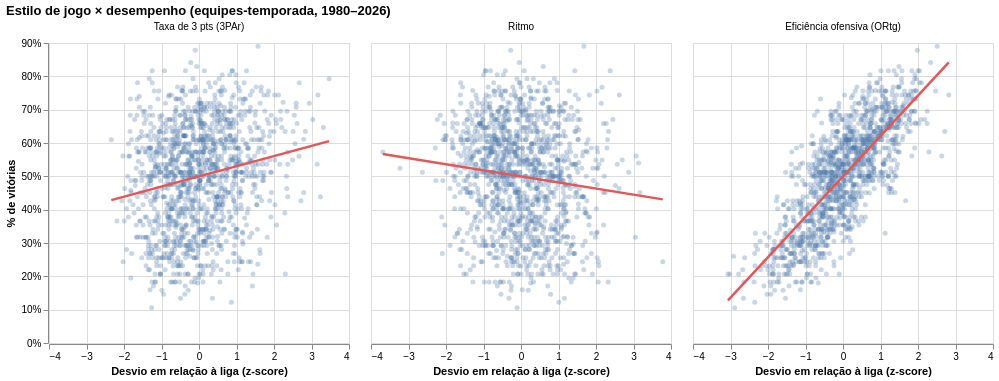

The code cell stored with this chart in its notebook:
### Code cell
df_q6_longo = df_q6.melt(id_vars=["season", "team", "perc_vitorias"],
                        value_vars=[coluna + "_z" for coluna in nomes_metricas], var_name="coluna", value_name="z")
df_q6_longo["metrica"] = df_q6_longo["coluna"].str.replace("_z", "").map(nomes_metricas)

base_grafico = alt.Chart().encode(
    x=alt.X("z:Q", title="Desvio em relação à liga (z-score)"),
    y=alt.Y("perc_vitorias:Q", title="% de vitórias", axis=alt.Axis(format="%")))
grafico_pontos = base_grafico.mark_circle(size=25, opacity=0.3, color="#4c78a8").encode(
    tooltip=[alt.Tooltip("season:Q", title="Temporada", format="d"), alt.Tooltip("team:N", title="Equipe"),
             alt.Tooltip("perc_vitorias:Q", title="% de vitórias", format=".1%")])
grafico_reta = base_grafico.transform_regression("z", "perc_vitorias").mark_line(color="#e45756", strokeWidth=2.5)

alt.layer(grafico_pontos, grafico_reta, data=df_q6_longo).facet(
    column=alt.Column("metrica:N", title=None, sort=list(nomes_metricas.values())),
    title="Estilo de jogo × desempenho (equipes-temporada, 1980–2026)")

### Figure 1 — Vega-Lite specification as saved in the notebook (floating-point values rounded to 4 significant figures; data arrays with more than 128 entries replaced by an {"elided": "..."} marker saying what was removed)
{"config": {"view": {"continuousWidth": 300, "continuousHeight": 300}}, "data": {"name": "data-286784c4f31a8676748fcbcf9b36cc8e"}, "facet": {"column": {"field": "metrica", "sort": ["Taxa de 3 pts (3PAr)", "Ritmo", "Eficiência ofensiva (ORtg)"], "title": null, "type": "nominal"}}, "spec": {"layer": [{"mark": {"type": "circle", "color": "#4c78a8", "opacity": 0.3, "size": 25}, "encoding": {"tooltip": [{"field": "season", "format": "d", "title": "Temporada", "type": "quantitative"}, {"field": "team", "title": "Equipe", "type": "nominal"}, {"field": "perc_vitorias", "format": ".1%", "title": "% de vitórias", "type": "quantitative"}], "x": {"field": "z", "title": "Desvio em relação à liga (z-score)", "type": "quantitative"}, "y": {"axis": {"format": "%"}, "field": "perc_vitorias", "title": "% de vitórias", "type": "quantitative"}}}, {"mark": {"type": "line", "color": "#e45756", "strokeWidth": 2.5}, "encoding": {"x": {"field": "z", "title": "Desvio em relação à liga (z-score)", "type": "quantitative"}, "y": {"axis": {"format": "%"}, "field": "perc_vitorias", "title": "% de vitórias", "type": "quantitative"}}, "transform": [{"on": "z", "regression": "perc_vitorias"}]}]}, "title": "Estilo de jogo × desempenho (equipes-temporada, 1980–2026)", "$schema": "https://vega.github.io/schema/vega-lite/v6.4.1.json", "datasets": {"data-286784c4f31a8676748fcbcf9b36cc8e": {"elided": "3942 records"}}}
